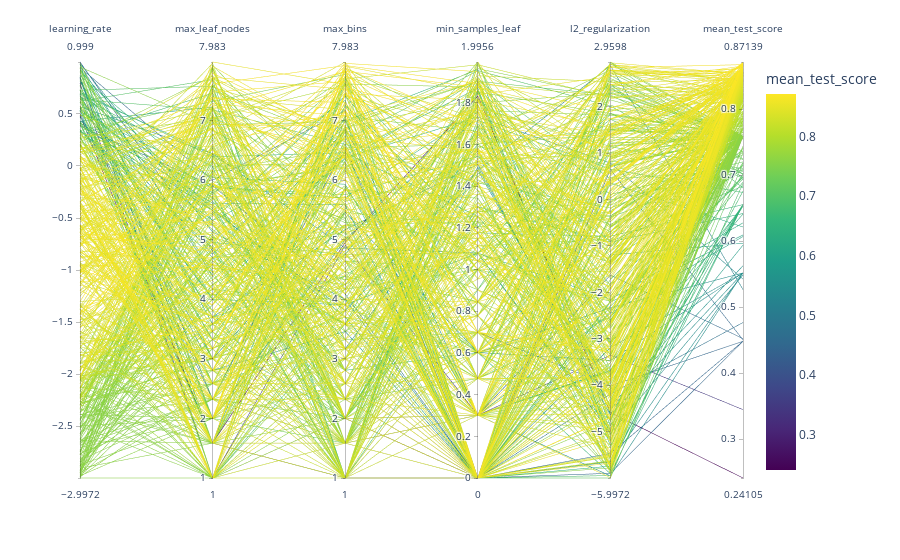

Notebook code cell kept with this figure:
### Code cell
import numpy as np
import plotly.express as px

fig = px.parallel_coordinates(
    cv_results.rename(shorten_param, axis=1).apply({
        "learning_rate": np.log10,
        "max_leaf_nodes": np.log2,
        "max_bins": np.log2,
        "min_samples_leaf": np.log10,
        "l2_regularization": np.log10,
        "mean_test_score": lambda x: x}),
    color="mean_test_score",
    color_continuous_scale=px.colors.sequential.Viridis,
)
fig.show()

### Figure 1 — Plotly figure (JSON) as saved in the notebook; plotly's stock layout.template omitted (floating-point values rounded to 4 significant figures; data arrays with more than 128 entries replaced by an {"elided": "..."} marker saying what was removed)
{"data": [{"dimensions": [{"label": "learning_rate", "values": {"elided": "500 float values"}}, {"label": "max_leaf_nodes", "values": {"elided": "500 float values"}}, {"label": "max_bins", "values": {"elided": "500 float values"}}, {"label": "min_samples_leaf", "values": {"elided": "500 float values"}}, {"label": "l2_regularization", "values": {"elided": "500 float values"}}, {"label": "mean_test_score", "values": {"elided": "500 float values"}}], "domain": {"x": [0, 1], "y": [0, 1]}, "line": {"color": {"elided": "500 float values"}, "coloraxis": "coloraxis"}, "name": "", "type": "parcoords"}], "layout": {"coloraxis": {"colorbar": {"title": {"text": "mean_test_score"}}, "colorscale": [[0, "#440154"], [0.1111, "#482878"], [0.2222, "#3e4989"], [0.3333, "#31688e"], [0.4444, "#26828e"], [0.5556, "#1f9e89"], [0.6667, "#35b779"], [0.7778, "#6ece58"], [0.8889, "#b5de2b"], [1, "#fde725"]]}, "legend": {"tracegroupgap": 0}, "margin": {"t": 60}}}
